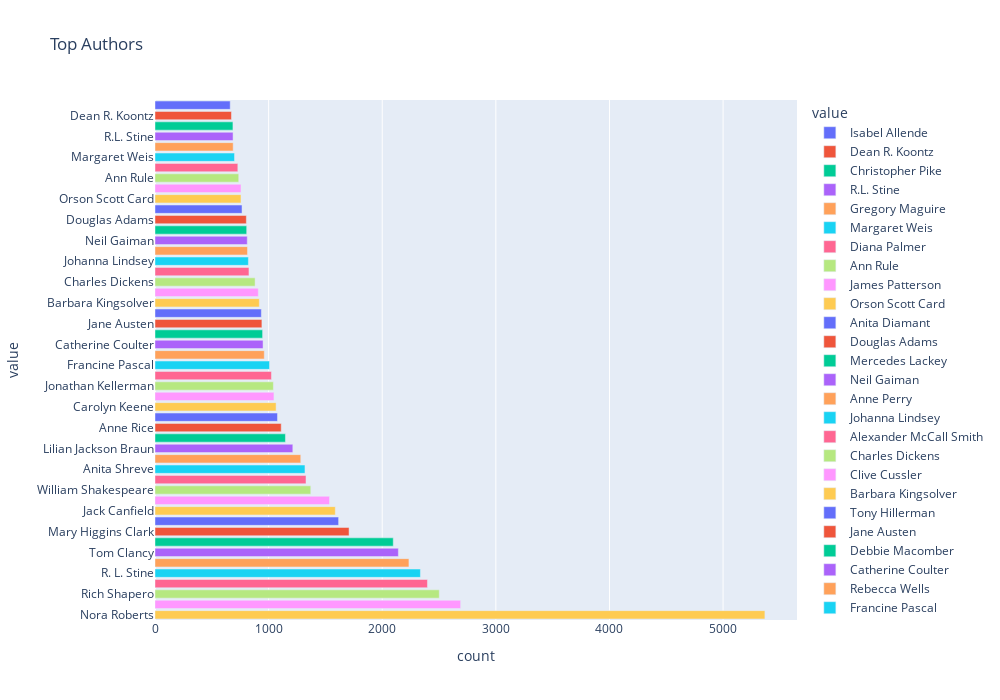

Here is the notebook cell this chart was saved with:
### Code cell
cross_author_counts = merge_data['book_author'].value_counts().reset_index()
cross_author_counts.columns = ['value', 'count']
cross_author_counts['value'] = cross_author_counts['value']
cross_author_counts = cross_author_counts.sort_values('count')
fig = px.bar(cross_author_counts.tail(50), x="count", y="value", title='Top Authors', orientation='h', color='value',
             width=1000, height=700)
fig.show()
#fig.write_image('images/top_authors_bar.jpg')

### Figure 1 — Plotly figure (JSON) as saved in the notebook; plotly's stock layout.template omitted (floating-point values rounded to 4 significant figures)
{"data": [{"alignmentgroup": "True", "hovertemplate": "value=%{y}<br>count=%{x}<extra></extra>", "legendgroup": "Isabel Allende", "marker": {"color": "#636efa"}, "name": "Isabel Allende", "offsetgroup": "Isabel Allende", "orientation": "h", "showlegend": true, "textposition": "auto", "type": "bar", "x": [662], "xaxis": "x", "y": ["Isabel Allende"], "yaxis": "y"}, {"alignmentgroup": "True", "hovertemplate": "value=%{y}<br>count=%{x}<extra></extra>", "legendgroup": "Dean R. Koontz", "marker": {"color": "#EF553B"}, "name": "Dean R. Koontz", "offsetgroup": "Dean R. Koontz", "orientation": "h", "showlegend": true, "textposition": "auto", "type": "bar", "x": [673], "xaxis": "x", "y": ["Dean R. Koontz"], "yaxis": "y"}, {"alignmentgroup": "True", "hovertemplate": "value=%{y}<br>count=%{x}<extra></extra>", "legendgroup": "Christopher Pike", "marker": {"color": "#00cc96"}, "name": "Christopher Pike", "offsetgroup": "Christopher Pike", "orientation": "h", "showlegend": true, "textposition": "auto", "type": "bar", "x": [686], "xaxis": "x", "y": ["Christopher Pike"], "yaxis": "y"}, {"alignmentgroup": "True", "hovertemplate": "value=%{y}<br>count=%{x}<extra></extra>", "legendgroup": "R.L. Stine", "marker": {"color": "#ab63fa"}, "name": "R.L. Stine", "offsetgroup": "R.L. Stine", "orientation": "h", "showlegend": true, "textposition": "auto", "type": "bar", "x": [687], "xaxis": "x", "y": ["R.L. Stine"], "yaxis": "y"}, {"alignmentgroup": "True", "hovertemplate": "value=%{y}<br>count=%{x}<extra></extra>", "legendgroup": "Gregory Maguire", "marker": {"color": "#FFA15A"}, "name": "Gregory Maguire", "offsetgroup": "Gregory Maguire", "orientation": "h", "showlegend": true, "textposition": "auto", "type": "bar", "x": [688], "xaxis": "x", "y": ["Gregory Maguire"], "yaxis": "y"}, {"alignmentgroup": "True", "hovertemplate": "value=%{y}<br>count=%{x}<extra></extra>", "legendgroup": "Margaret Weis", "marker": {"color": "#19d3f3"}, "name": "Margaret Weis", "offsetgroup": "Margaret Weis", "orientation": "h", "showlegend": true, "textposition": "auto", "type": "bar", "x": [700], "xaxis": "x", "y": ["Margaret Weis"], "yaxis": "y"}, {"alignmentgroup": "True", "hovertemplate": "value=%{y}<br>count=%{x}<extra></extra>", "legendgroup": "Diana Palmer", "marker": {"color": "#FF6692"}, "name": "Diana Palmer", "offsetgroup": "Diana Palmer", "orientation": "h", "showlegend": true, "textposition": "auto", "type": "bar", "x": [729], "xaxis": "x", "y": ["Diana Palmer"], "yaxis": "y"}, {"alignmentgroup": "True", "hovertemplate": "value=%{y}<br>count=%{x}<extra></extra>", "legendgroup": "Ann Rule", "marker": {"color": "#B6E880"}, "name": "Ann Rule", "offsetgroup": "Ann Rule", "orientation": "h", "showlegend": true, "textposition": "auto", "type": "bar", "x": [737], "xaxis": "x", "y": ["Ann Rule"], "yaxis": "y"}, {"alignmentgroup": "True", "hovertemplate": "value=%{y}<br>count=%{x}<extra></extra>", "legendgroup": "James Patterson", "marker": {"color": "#FF97FF"}, "name": "James Patterson", "offsetgroup": "James Patterson", "orientation": "h", "showlegend": true, "textposition": "auto", "type": "bar", "x": [757], "xaxis": "x", "y": ["James Patterson"], "yaxis": "y"}, {"alignmentgroup": "True", "hovertemplate": "value=%{y}<br>count=%{x}<extra></extra>", "legendgroup": "Orson Scott Card", "marker": {"color": "#FECB52"}, "name": "Orson Scott Card", "offsetgroup": "Orson Scott Card", "orientation": "h", "showlegend": true, "textposition": "auto", "type": "bar", "x": [757], "xaxis": "x", "y": ["Orson Scott Card"], "yaxis": "y"}, {"alignmentgroup": "True", "hovertemplate": "value=%{y}<br>count=%{x}<extra></extra>", "legendgroup": "Anita Diamant", "marker": {"color": "#636efa"}, "name": "Anita Diamant", "offsetgroup": "Anita Diamant", "orientation": "h", "showlegend": true, "textposition": "auto", "type": "bar", "x": [766], "xaxis": "x", "y": ["Anita Diamant"], "yaxis": "y"}, {"alignmentgroup": "True", "hovertemplate": "value=%{y}<br>count=%{x}<extra></extra>", "legendgroup": "Douglas Adams", "marker": {"color": "#EF553B"}, "name": "Douglas Adams", "offsetgroup": "Douglas Adams", "orientation": "h", "showlegend": true, "textposition": "auto", "type": "bar", "x": [804], "xaxis": "x", "y": ["Douglas Adams"], "yaxis": "y"}, {"alignmentgroup": "True", "hovertemplate": "value=%{y}<br>count=%{x}<extra></extra>", "legendgroup": "Mercedes Lackey", "marker": {"color": "#00cc96"}, "name": "Mercedes Lackey", "offsetgroup": "Mercedes Lackey", "orientation": "h", "showlegend": true, "textposition": "auto", "type": "bar", "x": [807], "xaxis": "x", "y": ["Mercedes Lackey"], "yaxis": "y"}, {"alignmentgroup": "True", "hovertemplate": "value=%{y}<br>count=%{x}<extra></extra>", "legendgroup": "Neil Gaiman", "marker": {"color": "#ab63fa"}, "name": "Neil Gaiman", "offsetgroup": "Neil Gaiman", "orientation": "h", "showlegend": true, "textposition": "auto", "type": "bar", "x": [812], "xaxis": "x", "y": ["Neil Gaiman"], "yaxis": "y"}, {"alignmentgroup": "True", "hovertemplate": "value=%{y}<br>count=%{x}<extra></extra>", "legendgroup": "Anne Perry", "marker": {"color": "#FFA15A"}, "name": "Anne Perry", "offsetgroup": "Anne Perry", "orientation": "h", "showlegend": true, "textposition": "auto", "type": "bar", "x": [814], "xaxis": "x", "y": ["Anne Perry"], "yaxis": "y"}, {"alignmentgroup": "True", "hovertemplate": "value=%{y}<br>count=%{x}<extra></extra>", "legendgroup": "Johanna Lindsey", "marker": {"color": "#19d3f3"}, "name": "Johanna Lindsey", "offsetgroup": "Johanna Lindsey", "orientation": "h", "showlegend": true, "textposition": "auto", "type": "bar", "x": [822], "xaxis": "x", "y": ["Johanna Lindsey"], "yaxis": "y"}, {"alignmentgroup": "True", "hovertemplate": "value=%{y}<br>count=%{x}<extra></extra>", "legendgroup": "Alexander McCall Smith", "marker": {"color": "#FF6692"}, "name": "Alexander McCall Smith", "offsetgroup": "Alexander McCall Smith", "orientation": "h", "showlegend": true, "textposition": "auto", "type": "bar", "x": [827], "xaxis": "x", "y": ["Alexander McCall Smith"], "yaxis": "y"}, {"alignmentgroup": "True", "hovertemplate": "value=%{y}<br>count=%{x}<extra></extra>", "legendgroup": "Charles Dickens", "marker": {"color": "#B6E880"}, "name": "Charles Dickens", "offsetgroup": "Charles Dickens", "orientation": "h", "showlegend": true, "textposition": "auto", "type": "bar", "x": [881], "xaxis": "x", "y": ["Charles Dickens"], "yaxis": "y"}, {"alignmentgroup": "True", "hovertemplate": "value=%{y}<br>count=%{x}<extra></extra>", "legendgroup": "Clive Cussler", "marker": {"color": "#FF97FF"}, "name": "Clive Cussler", "offsetgroup": "Clive Cussler", "orientation": "h", "showlegend": true, "textposition": "auto", "type": "bar", "x": [909], "xaxis": "x", "y": ["Clive Cussler"], "yaxis": "y"}, {"alignmentgroup": "True", "hovertemplate": "value=%{y}<br>count=%{x}<extra></extra>", "legendgroup": "Barbara Kingsolver", "marker": {"color": "#FECB52"}, "name": "Barbara Kingsolver", "offsetgroup": "Barbara Kingsolver", "orientation": "h", "showlegend": true, "textposition": "auto", "type": "bar", "x": [918], "xaxis": "x", "y": ["Barbara Kingsolver"], "yaxis": "y"}, {"alignmentgroup": "True", "hovertemplate": "value=%{y}<br>count=%{x}<extra></extra>", "legendgroup": "Tony Hillerman", "marker": {"color": "#636efa"}, "name": "Tony Hillerman", "offsetgroup": "Tony Hillerman", "orientation": "h", "showlegend": true, "textposition": "auto", "type": "bar", "x": [936], "xaxis": "x", "y": ["Tony Hillerman"], "yaxis": "y"}, {"alignmentgroup": "True", "hovertemplate": "value=%{y}<br>count=%{x}<extra></extra>", "legendgroup": "Jane Austen", "marker": {"color": "#EF553B"}, "name": "Jane Austen", "offsetgroup": "Jane Austen", "orientation": "h", "showlegend": true, "textposition": "auto", "type": "bar", "x": [941], "xaxis": "x", "y": ["Jane Austen"], "yaxis": "y"}, {"alignmentgroup": "True", "hovertemplate": "value=%{y}<br>count=%{x}<extra></extra>", "legendgroup": "Debbie Macomber", "marker": {"color": "#00cc96"}, "name": "Debbie Macomber", "offsetgroup": "Debbie Macomber", "orientation": "h", "showlegend": true, "textposition": "auto", "type": "bar", "x": [947], "xaxis": "x", "y": ["Debbie Macomber"], "yaxis": "y"}, {"alignmentgroup": "True", "hovertemplate": "value=%{y}<br>count=%{x}<extra></extra>", "legendgroup": "Catherine Coulter", "marker": {"color": "#ab63fa"}, "name": "Catherine Coulter", "offsetgroup": "Catherine Coulter", "orientation": "h", "showlegend": true, "textposition": "auto", "type": "bar", "x": [951], "xaxis": "x", "y": ["Catherine Coulter"], "yaxis": "y"}, {"alignmentgroup": "True", "hovertemplate": "value=%{y}<br>count=%{x}<extra></extra>", "legendgroup": "Rebecca Wells", "marker": {"color": "#FFA15A"}, "name": "Rebecca Wells", "offsetgroup": "Rebecca Wells", "orientation": "h", "showlegend": true, "textposition": "auto", "type": "bar", "x": [962], "xaxis": "x", "y": ["Rebecca Wells"], "yaxis": "y"}, {"alignmentgroup": "True", "hovertemplate": "value=%{y}<br>count=%{x}<extra></extra>", "legendgroup": "Francine Pascal", "marker": {"color": "#19d3f3"}, "name": "Francine Pascal", "offsetgroup": "Francine Pascal", "orientation": "h", "showlegend": true, "textposition": "auto", "type": "bar", "x": [1008], "xaxis": "x", "y": ["Francine Pascal"], "yaxis": "y"}, {"alignmentgroup": "True", "hovertemplate": "value=%{y}<br>count=%{x}<extra></extra>", "legendgroup": "Anne McCaffrey", "marker": {"color": "#FF6692"}, "name": "Anne McCaffrey", "offsetgroup": "Anne McCaffrey", "orientation": "h", "showlegend": true, "textposition": "auto", "type": "bar", "x": [1025], "xaxis": "x", "y": ["Anne McCaffrey"], "yaxis": "y"}, {"alignmentgroup": "True", "hovertemplate": "value=%{y}<br>count=%{x}<extra></extra>", "legendgroup": "Jonathan Kellerman", "marker": {"color": "#B6E880"}, "name": "Jonathan Kellerman", "offsetgroup": "Jonathan Kellerman", "orientation": "h", "showlegend": true, "textposition": "auto", "type": "bar", "x": [1042], "xaxis": "x", "y": ["Jonathan Kellerman"], "yaxis": "y"}, {"alignmentgroup": "True", "hovertemplate": "value=%{y}<br>count=%{x}<extra></extra>", "legendgroup": "Faye Kellerman", "marker": {"color": "#FF97FF"}, "name": "Faye Kellerman", "offsetgroup": "Faye Kellerman", "orientation": "h", "showlegend": true, "textposition": "auto", "type": "bar", "x": [1047], "xaxis": "x", "y": ["Faye Kellerman"], "yaxis": "y"}, {"alignmentgroup": "True", "hovertemplate": "value=%{y}<br>count=%{x}<extra></extra>", "legendgroup": "Carolyn Keene", "marker": {"color": "#FECB52"}, "name": "Carolyn Keene", "offsetgroup": "Carolyn Keene", "orientation": "h", "showlegend": true, "textposition": "auto", "type": "bar", "x": [1066], "xaxis": "x", "y": ["Carolyn Keene"], "yaxis": "y"}, {"alignmentgroup": "True", "hovertemplate": "value=%{y}<br>count=%{x}<extra></extra>", "legendgroup": "Terry Pratchett", "marker": {"color": "#636efa"}, "name": "Terry Pratchett", "offsetgroup": "Terry Pratchett", "orientation": "h", "showlegend": true, "textposition": "auto", "type": "bar", "x": [1078], "xaxis": "x", "y": ["Terry Pratchett"], "yaxis": "y"}, {"alignmentgroup": "True", "hovertemplate": "value=%{y}<br>count=%{x}<extra></extra>", "legendgroup": "Anne Rice", "marker": {"color": "#EF553B"}, "name": "Anne Rice", "offsetgroup": "Anne Rice", "orientation": "h", "showlegend": true, "textposition": "auto", "type": "bar", "x": [1111], "xaxis": "x", "y": ["Anne Rice"], "yaxis": "y"}, {"alignmentgroup": "True", "hovertemplate": "value=%{y}<br>count=%{x}<extra></extra>", "legendgroup": "Wally Lamb", "marker": {"color": "#00cc96"}, "name": "Wally Lamb", "offsetgroup": "Wally Lamb", "orientation": "h", "showlegend": true, "textposition": "auto", "type": "bar", "x": [1148], "xaxis": "x", "y": ["Wally Lamb"], "yaxis": "y"}, {"alignmentgroup": "True", "hovertemplate": "value=%{y}<br>count=%{x}<extra></extra>", "legendgroup": "Lilian Jackson Braun", "marker": {"color": "#ab63fa"}, "name": "Lilian Jackson Braun", "offsetgroup": "Lilian Jackson Braun", "orientation": "h", "showlegend": true, "textposition": "auto", "type": "bar", "x": [1213], "xaxis": "x", "y": ["Lilian Jackson Braun"], "yaxis": "y"}, {"alignmentgroup": "True", "hovertemplate": "value=%{y}<br>count=%{x}<extra></extra>", "legendgroup": "Agatha Christie", "marker": {"color": "#FFA15A"}, "name": "Agatha Christie", "offsetgroup": "Agatha Christie", "orientation": "h", "showlegend": true, "textposition": "auto", "type": "bar", "x": [1283], "xaxis": "x", "y": ["Agatha Christie"], "yaxis": "y"}, {"alignmentgroup": "True", "hovertemplate": "value=%{y}<br>count=%{x}<extra></extra>", "legendgroup": "Anita Shreve", "marker": {"color": "#19d3f3"}, "name": "Anita Shreve", "offsetgroup": "Anita Shreve", "orientation": "h", "showlegend": true, "textposition": "auto", "type": "bar", "x": [1320], "xaxis": "x", "y": ["Anita Shreve"], "yaxis": "y"}, {"alignmentgroup": "True", "hovertemplate": "value=%{y}<br>count=%{x}<extra></extra>", "legendgroup": "Piers Anthony", "marker": {"color": "#FF6692"}, "name": "Piers Anthony", "offsetgroup": "Piers Anthony", "orientation": "h", "showlegend": true, "textposition": "auto", "type": "bar", "x": [1329], "xaxis": "x", "y": ["Piers Anthony"], "yaxis": "y"}, {"alignmentgroup": "True", "hovertemplate": "value=%{y}<br>count=%{x}<extra></extra>", "legendgroup": "William Shakespeare", "marker": {"color": "#B6E880"}, "name": "William Shakespeare", "offsetgroup": "William Shakespeare", "orientation": "h", "showlegend": true, "textposition": "auto", "type": "bar", "x": [1371], "xaxis": "x", "y": ["William Shakespeare"], "yaxis": "y"}, {"alignmentgroup": "True", "hovertemplate": "value=%{y}<br>count=%{x}<extra></extra>", "legendgroup": "Ann M. Martin", "marker": {"color": "#FF97FF"}, "name": "Ann M. Martin", "offsetgroup": "Ann M. Martin", "orientation": "h", "showlegend": true, "textposition": "auto", "type": "bar", "x": [1536], "xaxis": "x", "y": ["Ann M. Martin"], "yaxis": "y"}, {"alignmentgroup": "True", "hovertemplate": "value=%{y}<br>count=%{x}<extra></extra>", "legendgroup": "Jack Canfield", "marker": {"color": "#FECB52"}, "name": "Jack Canfield", "offsetgroup": "Jack Canfield", "orientation": "h", "showlegend": true, "textposition": "auto", "type": "bar", "x": [1587], "xaxis": "x", "y": ["Jack Canfield"], "yaxis": "y"}, {"alignmentgroup": "True", "hovertemplate": "value=%{y}<br>count=%{x}<extra></extra>", "legendgroup": "Alice Sebold", "marker": {"color": "#636efa"}, "name": "Alice Sebold", "offsetgroup": "Alice Sebold", "orientation": "h", "showlegend": true, "textposition": "auto", "type": "bar", "x": [1616], "xaxis": "x", "y": ["Alice Sebold"], "yaxis": "y"}, {"alignmentgroup": "True", "hovertemplate": "value=%{y}<br>count=%{x}<extra></extra>", "legendgroup": "Mary Higgins Clark", "marker": {"color": "#EF553B"}, "name": "Mary Higgins Clark", "offsetgroup": "Mary Higgins Clark", "orientation": "h", "showlegend": true, "textposition": "auto", "type": "bar", "x": [1708], "xaxis": "x", "y": ["Mary Higgins Clark"], "yaxis": "y"}, {"alignmentgroup": "True", "hovertemplate": "value=%{y}<br>count=%{x}<extra></extra>", "legendgroup": "V.C. Andrews", "marker": {"color": "#00cc96"}, "name": "V.C. Andrews", "offsetgroup": "V.C. Andrews", "orientation": "h", "showlegend": true, "textposition": "auto", "type": "bar", "x": [2097], "xaxis": "x", "y": ["V.C. Andrews"], "yaxis": "y"}, {"alignmentgroup": "True", "hovertemplate": "value=%{y}<br>count=%{x}<extra></extra>", "legendgroup": "Tom Clancy", "marker": {"color": "#ab63fa"}, "name": "Tom Clancy", "offsetgroup": "Tom Clancy", "orientation": "h", "showlegend": true, "textposition": "auto", "type": "bar", "x": [2142], "xaxis": "x", "y": ["Tom Clancy"], "yaxis": "y"}, {"alignmentgroup": "True", "hovertemplate": "value=%{y}<br>count=%{x}<extra></extra>", "legendgroup": "Janet Evanovich", "marker": {"color": "#FFA15A"}, "name": "Janet Evanovich", "offsetgroup": "Janet Evanovich", "orientation": "h", "showlegend": true, "textposition": "auto", "type": "bar", "x": [2235], "xaxis": "x", "y": ["Janet Evanovich"], "yaxis": "y"}, {"alignmentgroup": "True", "hovertemplate": "value=%{y}<br>count=%{x}<extra></extra>", "legendgroup": "R. L. Stine", "marker": {"color": "#19d3f3"}, "name": "R. L. Stine", "offsetgroup": "R. L. Stine", "orientation": "h", "showlegend": true, "textposition": "auto", "type": "bar", "x": [2336], "xaxis": "x", "y": ["R. L. Stine"], "yaxis": "y"}, {"alignmentgroup": "True", "hovertemplate": "value=%{y}<br>count=%{x}<extra></extra>", "legendgroup": "Stephen King", "marker": {"color": "#FF6692"}, "name": "Stephen King", "offsetgroup": "Stephen King", "orientation": "h", "showlegend": true, "textposition": "auto", "type": "bar", "x": [2398], "xaxis": "x", "y": ["Stephen King"], "yaxis": "y"}, {"alignmentgroup": "True", "hovertemplate": "value=%{y}<br>count=%{x}<extra></extra>", "legendgroup": "Rich Shapero", "marker": {"color": "#B6E880"}, "name": "Rich Shapero", "offsetgroup": "Rich Shapero", "orientation": "h", "showlegend": true, "textposition": "auto", "type": "bar", "x": [2502], "xaxis": "x", "y": ["Rich Shapero"], "yaxis": "y"}, {"alignmentgroup": "True", "hovertemplate": "value=%{y}<br>count=%{x}<extra></extra>", "legendgroup": "Sue Grafton", "marker": {"color": "#FF97FF"}, "name": "Sue Grafton", "offsetgroup": "Sue Grafton", "orientation": "h", "showlegend": true, "textposition": "auto", "type": "bar", "x": [2690], "xaxis": "x", "y": ["Sue Grafton"], "yaxis": "y"}, {"alignmentgroup": "True", "hovertemplate": "value=%{y}<br>count=%{x}<extra></extra>", "legendgroup": "Nora Roberts", "marker": {"color": "#FECB52"}, "name": "Nora Roberts", "offsetgroup": "Nora Roberts", "orientation": "h", "showlegend": true, "textposition": "auto", "type": "bar", "x": [5368], "xaxis": "x", "y": ["Nora Roberts"], "yaxis": "y"}], "layout": {"barmode": "relative", "height": 700, "legend": {"title": {"text": "value"}, "tracegroupgap": 0}, "title": {"text": "Top Authors"}, "width": 1000, "xaxis": {"anchor": "y", "domain": [0, 1], "title": {"text": "count"}}, "yaxis": {"anchor": "x", "categoryarray": ["Nora Roberts", "Sue Grafton", "Rich Shapero", "Stephen King", "R. L. Stine", "Janet Evanovich", "Tom Clancy", "V.C. Andrews", "Mary Higgins Clark", "Alice Sebold", "Jack Canfield", "Ann M. Martin", "William Shakespeare", "Piers Anthony", "Anita Shreve", "Agatha Christie", "Lilian Jackson Braun", "Wally Lamb", "Anne Rice", "Terry Pratchett", "Carolyn Keene", "Faye Kellerman", "Jonathan Kellerman", "Anne McCaffrey", "Francine Pascal", "Rebecca Wells", "Catherine Coulter", "Debbie Macomber", "Jane Austen", "Tony Hillerman", "Barbara Kingsolver", "Clive Cussler", "Charles Dickens", "Alexander McCall Smith", "Johanna Lindsey", "Anne Perry", "Neil Gaiman", "Mercedes Lackey", "Douglas Adams", "Anita Diamant", "Orson Scott Card", "James Patterson", "Ann Rule", "Diana Palmer", "Margaret Weis", "Gregory Maguire", "R.L. Stine", "Christopher Pike", "Dean R. Koontz", "Isabel Allende"], "categoryorder": "array", "domain": [0, 1], "title": {"text": "value"}}}}
